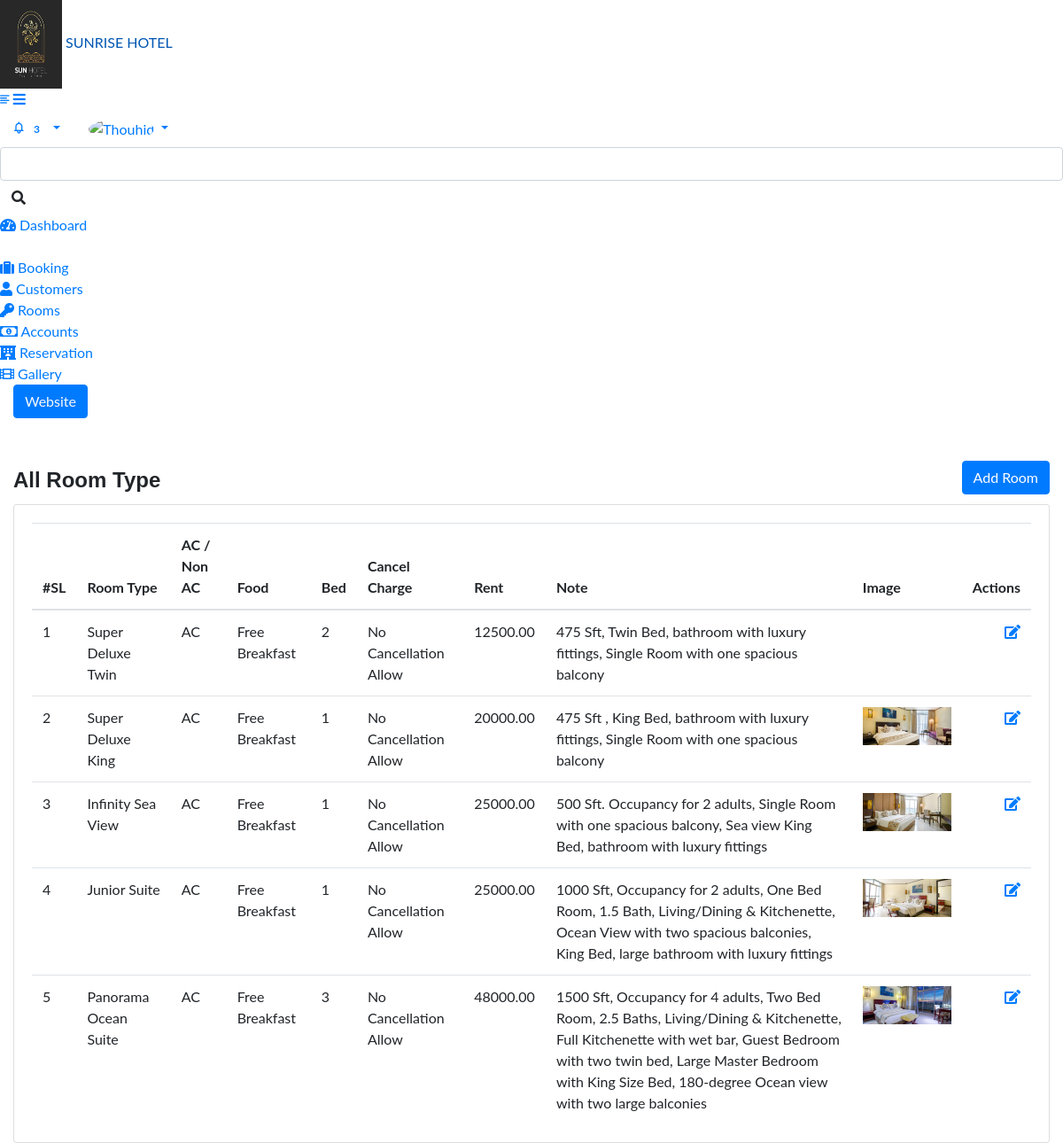
The page /admin/room_type_list.php (signed in) on the database as committed earlier.
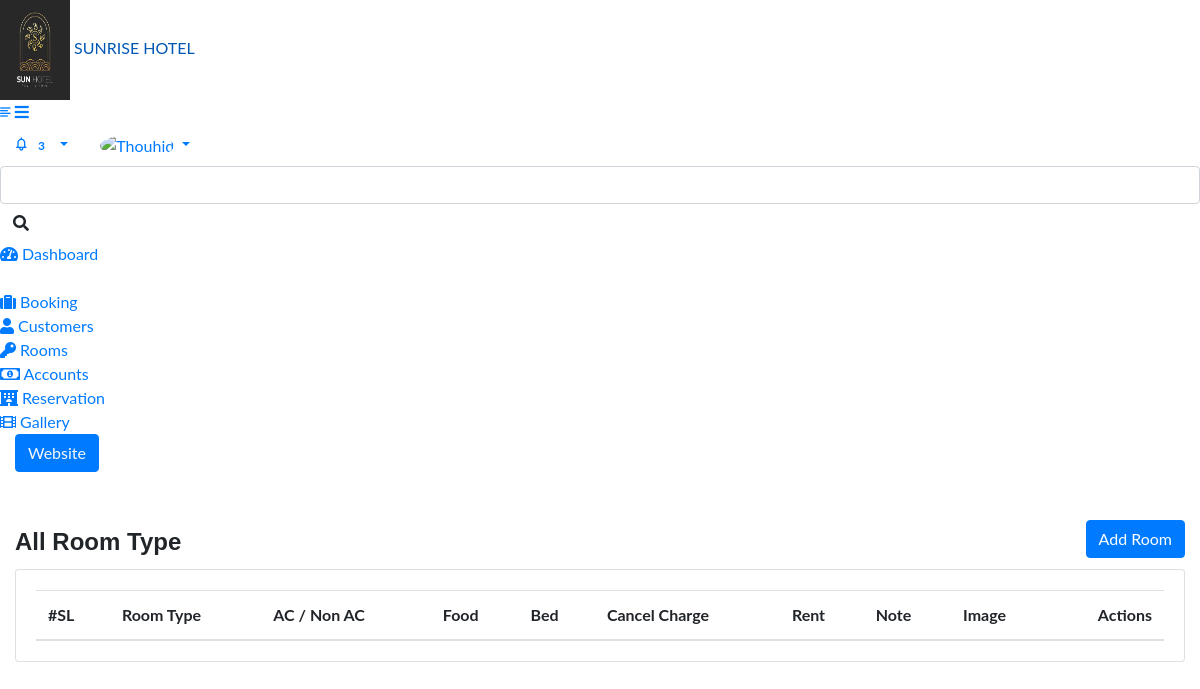
The same page on the database as committed later.
### tables this page shows
CREATE TABLE `tbl_room_type` (
  `id` int(11) NOT NULL,
  `room_type` varchar(255) DEFAULT NULL,
  `image` varchar(255) DEFAULT NULL,
  `aircondition` int(11) DEFAULT NULL COMMENT '0 non ac, 1 ac',
  `food` int(11) DEFAULT NULL,
  `bed_count` int(11) DEFAULT NULL,
  `cancel_charge` int(11) DEFAULT 0,
  `rent` decimal(10,2) DEFAULT NULL,
  `remarks` text DEFAULT NULL,
  `created_at` datetime DEFAULT NULL,
  `created_by` int(11) DEFAULT NULL,
  `updated_at` datetime DEFAULT NULL,
  `updated_by` int(11) DEFAULT NULL,
  `deleted_at` datetime DEFAULT NULL
);

### class/crud.php (called while the page is built, shortened)
<?php
    class crud{
        private $host='localhost';
        private $user='root';
        private $password='';
        private $database='hotel';
        private $connection;
        public function __construct(){
            $this->connection=new mysqli($this->host,$this->user,$this->password,$this->database);
        }
        public function common_select($table,$fields='*',$condition=false,$sort_field=false,$sort='ASC'){
            $result=array();
            $error=false;
            $sql="select $fields from $table where deleted_at is null ";
            $rs=$this->connection->query($sql);
            if($rs){
                if($rs->num_rows > 0){
                    while($r=$rs->fetch_object()){
                        array_push($result,$r);
                    }
                }
            }else{
                $error=$this->connection->error();
            }
            $return = array('data'=>$result,'error'=>$error);
            return $return;
        }
    }
?>

### admin/room_type_list.php (the view, shortened to what this page needs)
<?php require_once('include/header.php') ?>
<link href="https://cdn.datatables.net/v/bs4/dt-1.13.4/datatables.min.css" rel="stylesheet"/>
<?php require_once('include/sidebar.php') ?>
<div class="page-wrapper">
	<div class="content container-fluid">
		<div class="page-header">
			<div class="row align-items-center">
				<div class="col">
					<div class="mt-5">
						<h4 class="card-title float-left mt-2">All Room Type</h4>
						<a href="room_type_add.php" class="btn btn-primary float-right veiwbutton">Add Room</a> </div>
				</div>
			</div>
		</div>
		<div class="row">
			<div class="col-sm-12">
				<div class="card card-table">
					<div class="card-body booking_card">
						<div class="table-responsive">
							<table class="datatable table table-stripped table table-hover table-center mb-0">
								<thead>
									<tr>
										<th>#SL</th>
										<th>Room Type</th>
										<th>AC / Non AC</th>
										<th>Food</th>
										<th>Bed</th>
										<th>Cancel Charge</th>
										<th>Rent</th>
										<th>Note</th>
										<th>Image</th>
										<th class="text-right">Actions</th>
									</tr>
								</thead>
								<tbody>
				<?php
					$rs=$mysqli->common_select('tbl_room_type');
					$food=array('','Free Breakfast','Free Lunch','Free Dinner','Free Breakfast & Dinner','No Free Food');
					$cancel=array('Free',5=>'5% Before 24Hours',100=>'No Cancellation Allow');
					if($rs['data']){
						foreach($rs['data'] as $i=>$d){
				?>
				<tr>
					<td><?= ++$i ?></td>
					<td><?= $d->room_type ?></td>
					<td><?= $d->aircondition?"AC":"Non AC" ?></td>
					<td><?= $food[$d->food] ?></td>
					<td><?= $d->bed_count ?></td>
					<td><?= $cancel[(int)$d->cancel_charge] ?></td>
					<td><?= $d->rent ?></td>
					<td><?= $d->remarks ?></td>
					<td><img src="<?= $base_url?>../upload/room/<?= $d->image ?>" width="100px" alt=""></td>
					<td class="text-right">
						<a href="<?= $base_url ?>room_type_edit.php?id=<?= $d->id ?>"><i class="fa fa-edit"></i></a>
					</td>
				</tr>
				<?php }
					}
				?>
								</tbody>
							</table>
						</div>
					</div>
				</div>
			</div>
		</div>
	</div>
</div>
<?php require_once('include/footer.php') ?>

Rows that differ between the two databases and show on the page:
removed tbl_room_type: room_type "Super Deluxe Twin", aircondition "AC", food "Free Breakfast", bed_count "2", cancel_charge "No Cancellation Allow", rent "12500.00", remarks "475 Sft, Twin Bed, bathroom with luxury fittings, Single Room with one spacious balcony"
removed tbl_room_type: room_type "Super Deluxe King", aircondition "AC", food "Free Breakfast", bed_count "1", cancel_charge "No Cancellation Allow", rent "20000.00", remarks "475 Sft , King Bed, bathroom with luxury fittings, Single Room with one spacious balcony", image (picture)
removed tbl_room_type: room_type "Infinity Sea View", aircondition "AC", food "Free Breakfast", bed_count "1", cancel_charge "No Cancellation Allow", rent "25000.00", remarks "500 Sft. Occupancy for 2 adults, Single Room with one spacious balcony, Sea view King Bed, bathroom with luxury fittings", image (picture)
removed tbl_room_type: room_type "Junior Suite", aircondition "AC", food "Free Breakfast", bed_count "1", cancel_charge "No Cancellation Allow", rent "25000.00", remarks "1000 Sft, Occupancy for 2 adults, One Bed Room, 1.5 Bath, Living/Dining & Kitchenette, Ocean View with two spacious balconies, King Bed, large bathroom with luxury fittings", image (picture)
removed tbl_room_type: room_type "Panorama Ocean Suite", aircondition "AC", food "Free Breakfast", bed_count "3", cancel_charge "No Cancellation Allow", rent "48000.00", remarks "1500 Sft, Occupancy for 4 adults, Two Bed Room, 2.5 Baths, Living/Dining & Kitchenette, Full Kitchenette with wet bar, Guest Bedroom with two twin bed, Large Master Bedroom with King Size Bed, 180-degree Ocean view with two large balconies", image (picture)
